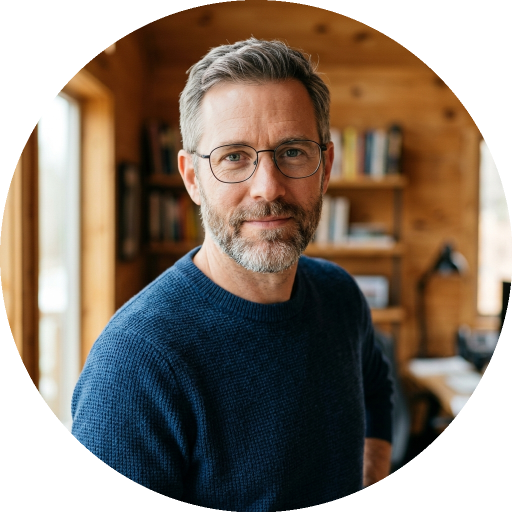
#> input picture tutorials/your-ai-team/slides/_circle_cache/eli-circle.png, 1024 x 1024 px (shown at 1/2 size)
$ python -i insert_headshots.py   (imports and definitions only)
#> lines starting #> are read from the running program, lines starting #| are printed output that depends on the picture; after the words box and inside, x2 and y2 are one past the last pixel; in counts of white or black regions, pixels touching at a corner belong together
#!/usr/bin/env python3
"""
In-place edit of your-ai-team.pptx slide 6: replace the initial-letter
avatars with the generated headshots, masked to circles. Preserves all
other slide edits.

Run: python3 insert_headshots.py
"""

from pathlib import Path
from PIL import Image, ImageDraw
from pptx import Presentation
from pptx.util import Inches

HERE = Path(__file__).parent
ROOT = HERE.parent
PPTX = ROOT / "your-ai-team.pptx"
IMG_DIR = ROOT / "img"
TMP_DIR = HERE / "_circle_cache"
# [1 line not run here, left out]

# Slide-6 layout (from build_deck.py)
SLIDE_W_IN = 13.333
DIAM_IN = 1.85
GAP_IN = 0.45
TOP_IN = 3.0
N = 5
TOTAL_W_IN = N * DIAM_IN + (N - 1) * GAP_IN
START_X_IN = (SLIDE_W_IN - TOTAL_W_IN) / 2

NAMES = ["eli", "maren", "theo", "sophie", "marcus"]


def mask_to_circle(src_path: Path, out_path: Path, size: int = 1024):
#> called with src_path = '_circle_cache/eli-circle.png', out_path = 'out.png', size = 1024
    img = Image.open(src_path).convert("RGBA")
#> img is the input picture: PIL image 1024x1024 RGBA; mean R, G, B, A 81.9, 68.4, 56.1, 200.6
    # Center-crop to square
    w, h = img.size
#> w = 1024; h = 1024
    s = min(w, h)
#> s = 1024
    left = (w - s) // 2
#> left = 0
    top = (h - s) // 2
#> top = 0
    img = img.crop((left, top, left + s, top + s)).resize((size, size),
                                                          Image.LANCZOS)
    mask = Image.new("L", (size, size), 0)
#> mask: PIL image 1024x1024 L; every value is 0
    ImageDraw.Draw(mask).ellipse((0, 0, size, size), fill=255)
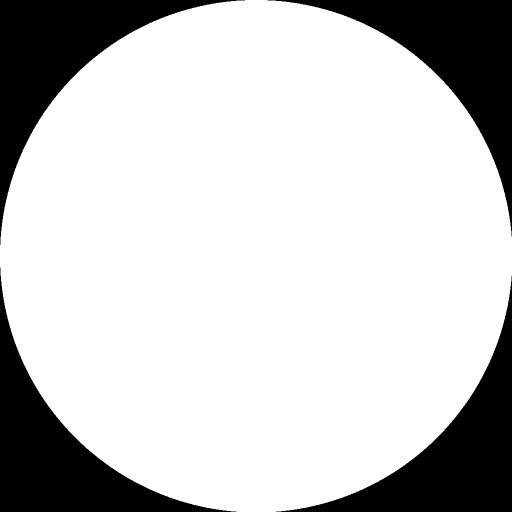
#> mask: PIL image 1024x1024 L (shown at 1/2 size); 78.7% white; 4 black regions, box (x1, y1, x2, y2) and area: (0, 0, 490, 490) 56414, (535, 0, 1024, 473) 55924, (0, 535, 473, 1024) 55924, (552, 552, 1024, 1024) 55435
    out = Image.new("RGBA", (size, size), (0, 0, 0, 0))
#> out: PIL image 1024x1024 RGBA; every value is 0
    out.paste(img, (0, 0), mask)
    out.save(out_path, "PNG")


def main():
    # 1. Build masked PNGs
    masked = {}
    for name in NAMES:
        src = IMG_DIR / f"{name}.png"
        if not src.exists():
            raise SystemExit(f"missing {src}")
        out = TMP_DIR / f"{name}-circle.png"
        mask_to_circle(src, out)
        masked[name] = out

    # 2. Open the deck and target slide index 5 (slide 6 / headshots)
    prs = Presentation(str(PPTX))
    slide = prs.slides[5]

    # 3. Insert circular pictures, slightly inset so the existing coloured
    #    ring shows around them. Inset = 4% of diameter.
    inset = 0.04 * DIAM_IN
    pic_diam_in = DIAM_IN - 2 * inset
    for i, name in enumerate(NAMES):
        x_in = START_X_IN + i * (DIAM_IN + GAP_IN) + inset
        y_in = TOP_IN + inset
        slide.shapes.add_picture(
            str(masked[name]),
            Inches(x_in), Inches(y_in),
            width=Inches(pic_diam_in), height=Inches(pic_diam_in),
        )

    prs.save(str(PPTX))
    print(f"Updated {PPTX}")


# [2 lines not run here, left out]

>>> result = mask_to_circle('_circle_cache/eli-circle.png', 'out.png')
